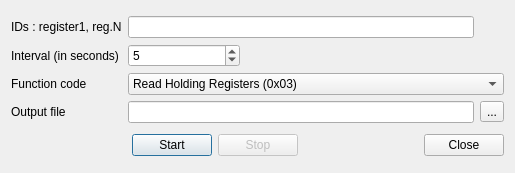
<?xml version="1.0" encoding="UTF-8"?>
<ui version="4.0">
 <class>BatchProcessor</class>
 <widget class="QDialog" name="BatchProcessor">
  <property name="geometry">
   <rect>
    <x>0</x>
    <y>0</y>
    <width>515</width>
    <height>173</height>
   </rect>
  </property>
  <property name="windowTitle">
   <string>Capture in File</string>
  </property>
  <layout class="QVBoxLayout" name="verticalLayout">
   <item>
    <layout class="QGridLayout" name="gridLayout">
     <item row="1" column="0">
      <widget class="QLabel" name="label_3">
       <property name="text">
        <string>Interval (in seconds)</string>
       </property>
       <property name="buddy">
        <cstring>intervalSpinBox</cstring>
       </property>
      </widget>
     </item>
     <item row="1" column="1">
      <widget class="QSpinBox" name="intervalSpinBox">
       <property name="minimum">
        <number>1</number>
       </property>
       <property name="value">
        <number>5</number>
       </property>
      </widget>
     </item>
     <item row="1" column="2" colspan="2">
      <spacer name="horizontalSpacer_5">
       <property name="orientation">
        <enum>Qt::Horizontal</enum>
       </property>
       <property name="sizeHint" stdset="0">
        <size>
         <width>40</width>
         <height>20</height>
        </size>
       </property>
      </spacer>
     </item>
     <item row="2" column="0">
      <widget class="QLabel" name="label_5">
       <property name="text">
        <string>Function code</string>
       </property>
       <property name="buddy">
        <cstring>functionCode</cstring>
       </property>
      </widget>
     </item>
     <item row="2" column="1" colspan="4">
      <widget class="QComboBox" name="functionCode">
       <item>
        <property name="text">
         <string>Read Holding Registers (0x03)</string>
        </property>
       </item>
       <item>
        <property name="text">
         <string>Read Coils (0x01)</string>
        </property>
       </item>
       <item>
        <property name="text">
         <string>Read Discrete Inputs (0x02)</string>
        </property>
       </item>
       <item>
        <property name="text">
         <string>Read Input Registers (0x04)</string>
        </property>
       </item>
       <item>
        <property name="text">
         <string>Write Single Coil (0x05)</string>
        </property>
       </item>
       <item>
        <property name="text">
         <string>Write Single Register (0x06)</string>
        </property>
       </item>
       <item>
        <property name="text">
         <string>Write Multiple Coils (0x0f)</string>
        </property>
       </item>
       <item>
        <property name="text">
         <string>Write Multiple Registers (0x10)</string>
        </property>
       </item>
      </widget>
     </item>
     <item row="4" column="0">
      <widget class="QLabel" name="label_4">
       <property name="text">
        <string>Output file</string>
       </property>
       <property name="buddy">
        <cstring>outputFileEdit</cstring>
       </property>
      </widget>
     </item>
     <item row="4" column="1" colspan="3">
      <widget class="QLineEdit" name="outputFileEdit"/>
     </item>
     <item row="4" column="4">
      <widget class="QToolButton" name="openOutputFileButton">
       <property name="text">
        <string>...</string>
       </property>
      </widget>
     </item>
     <item row="0" column="1" colspan="3">
      <widget class="QLineEdit" name="slaveEdit"/>
     </item>
     <item row="0" column="0">
      <widget class="QLabel" name="label_6">
       <property name="text">
        <string>IDs : register1, reg.N</string>
       </property>
       <property name="buddy">
        <cstring>slaveEdit</cstring>
       </property>
      </widget>
     </item>
    </layout>
   </item>
   <item>
    <layout class="QHBoxLayout" name="horizontalLayout">
     <item>
      <spacer name="horizontalSpacer">
       <property name="orientation">
        <enum>Qt::Horizontal</enum>
       </property>
       <property name="sizeHint" stdset="0">
        <size>
         <width>40</width>
         <height>20</height>
        </size>
       </property>
      </spacer>
     </item>
     <item>
      <widget class="QPushButton" name="startButton">
       <property name="text">
        <string>Start</string>
       </property>
      </widget>
     </item>
     <item>
      <widget class="QPushButton" name="stopButton">
       <property name="enabled">
        <bool>false</bool>
       </property>
       <property name="text">
        <string>Stop</string>
       </property>
      </widget>
     </item>
     <item>
      <spacer name="horizontalSpacer_8">
       <property name="orientation">
        <enum>Qt::Horizontal</enum>
       </property>
       <property name="sizeHint" stdset="0">
        <size>
         <width>40</width>
         <height>20</height>
        </size>
       </property>
      </spacer>
     </item>
     <item>
      <widget class="QPushButton" name="closeButton">
       <property name="text">
        <string>Close</string>
       </property>
      </widget>
     </item>
    </layout>
   </item>
  </layout>
 </widget>
 <tabstops>
  <tabstop>slaveEdit</tabstop>
  <tabstop>intervalSpinBox</tabstop>
  <tabstop>functionCode</tabstop>
  <tabstop>outputFileEdit</tabstop>
  <tabstop>openOutputFileButton</tabstop>
  <tabstop>startButton</tabstop>
  <tabstop>stopButton</tabstop>
  <tabstop>closeButton</tabstop>
 </tabstops>
 <resources/>
 <connections>
  <connection>
   <sender>closeButton</sender>
   <signal>clicked()</signal>
   <receiver>BatchProcessor</receiver>
   <slot>accept()</slot>
   <hints>
    <hint type="sourcelabel">
     <x>402</x>
     <y>160</y>
    </hint>
    <hint type="destinationlabel">
     <x>208</x>
     <y>99</y>
    </hint>
   </hints>
  </connection>
  <connection>
   <sender>openOutputFileButton</sender>
   <signal>clicked()</signal>
   <receiver>BatchProcessor</receiver>
   <slot>browseOutputFile()</slot>
   <hints>
    <hint type="sourcelabel">
     <x>492</x>
     <y>113</y>
    </hint>
    <hint type="destinationlabel">
     <x>505</x>
     <y>24</y>
    </hint>
   </hints>
  </connection>
  <connection>
   <sender>startButton</sender>
   <signal>clicked()</signal>
   <receiver>BatchProcessor</receiver>
   <slot>start()</slot>
   <hints>
    <hint type="sourcelabel">
     <x>138</x>
     <y>147</y>
    </hint>
    <hint type="destinationlabel">
     <x>67</x>
     <y>144</y>
    </hint>
   </hints>
  </connection>
  <connection>
   <sender>stopButton</sender>
   <signal>clicked()</signal>
   <receiver>BatchProcessor</receiver>
   <slot>stop()</slot>
   <hints>
    <hint type="sourcelabel">
     <x>212</x>
     <y>152</y>
    </hint>
    <hint type="destinationlabel">
     <x>267</x>
     <y>145</y>
    </hint>
   </hints>
  </connection>
 </connections>
 <slots>
  <slot>start()</slot>
  <slot>stop()</slot>
  <slot>browseOutputFile()</slot>
 </slots>
</ui>
